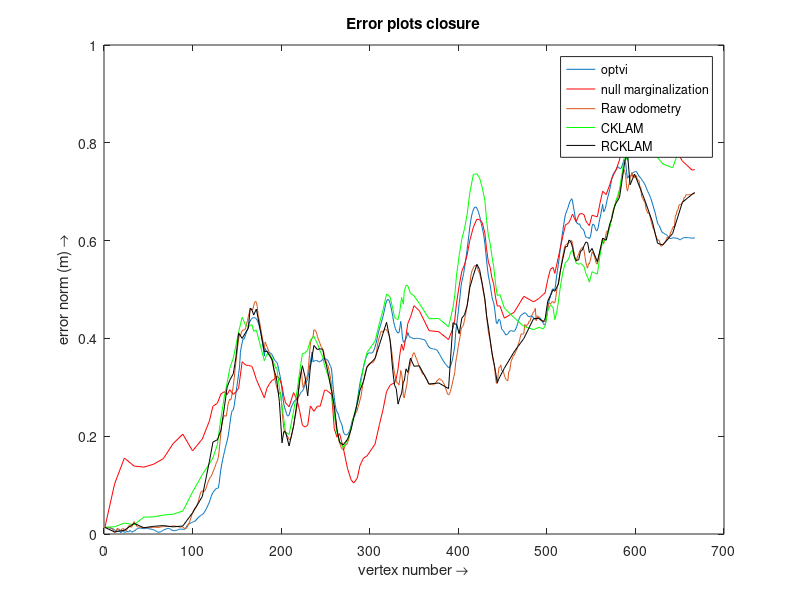

The MATLAB source for this figure:
clc
close all
%load Groundtruth vertex positions
ground_truth_fullmap = fopen('MH_03/true_vertex_id_to_position.csv');
ground_truth_vertices = textscan(ground_truth_fullmap,...
    '%s %f %f %f', 'Delimiter',',');
fclose(ground_truth_fullmap);

% Full map raw odometry vs optvi
optivi_nolc_fullmap = fopen('MH_03/vertices_optvi.csv');
textscan(optivi_nolc_fullmap,'%s', 8, 'Delimiter',',');
optvi_fullmap_vertices = textscan(optivi_nolc_fullmap,...
    '%f %f %f %f %f %f %f %s', 'Delimiter',',');
fclose(optivi_nolc_fullmap);

error_true_optvi_full = zeros(size(optvi_fullmap_vertices{1}, 1), 3);

for i=1:3
    error_true_optvi_full(:, i) = ...
        (optvi_fullmap_vertices{i} - ground_truth_vertices{i + 1}).^2;
end
norm_error_true_optvi_full = sqrt(sum(error_true_optvi_full, 2));
h0 = plot(norm_error_true_optvi_full);
hold on

% raw odometry plot
raw_fullmap = fopen('MH_03/vertices_raw_odometry.csv');
textscan(raw_fullmap,'%s', 8, 'Delimiter',',');
raw_vertices = textscan(raw_fullmap,'%f %f %f %f %f %f %f %s', ...
    'Delimiter',',');
fclose(raw_fullmap);

error_raw_optvi_full = zeros(size(optvi_fullmap_vertices{1}, 1), 3);

for i=1:3
    error_raw_optvi_full(:, i) = ...
        (ground_truth_vertices{i+1} - raw_vertices{i}).^2;
end
norm_err_raw_optvi_full = sqrt(sum(error_raw_optvi_full, 2));

h1 = plot(norm_err_raw_optvi_full);
title('Error plots closure');
xlabel('vertex number \rightarrow');
ylabel('error norm (m) \rightarrow');

% kfh-optvi null marginalization
null_marginalized_map = fopen('MH_03/vertices_kfh_optvi.csv');
textscan(null_marginalized_map,'%s', 8, 'Delimiter',',');
null_marginalized_vertices = textscan(null_marginalized_map,...
    '%f %f %f %f %f %f %f %s', 'Delimiter',',');
fclose(null_marginalized_map);

error_optvi_full_null_marginalized = ...
    zeros(size(null_marginalized_vertices{1}, 1), 3);
keyframe_indices = zeros(size(null_marginalized_vertices{1}, 1), 1);

for i=1:3
    for j=1:size(null_marginalized_vertices{1})
        keyframe_indices(j) = find(not(cellfun('isempty', ...
            strfind(ground_truth_vertices{1}, ...
            null_marginalized_vertices{8}{j}))));
        error_optvi_full_null_marginalized(j, i) = ...
            (null_marginalized_vertices{i}(j) - ...
            ground_truth_vertices{i+1}(keyframe_indices(j)));
    end
end

norm_error_optvi_full_null_marginalized = ...
    sqrt(sum(error_optvi_full_null_marginalized.^2, 2));
h2 = plot(keyframe_indices, norm_error_optvi_full_null_marginalized, 'r');
% plot(keyframe_indices, norm_error_optvi_full_null_marginalized, 'ro');

% kfh-CKLAM marginalization
% CKLAM_marginalized_map = fopen('data/raw_map_cklam_vertices.csv');
CKLAM_marginalized_map = fopen('MH_03/vertices_cklam.csv');
textscan(CKLAM_marginalized_map,'%s', 8, 'Delimiter',',');
CKLAM_marginalized_vertices = textscan(CKLAM_marginalized_map,...
    '%f %f %f %f %f %f %f %s', 'Delimiter',',');
fclose(CKLAM_marginalized_map);

error_optvi_full_CKLAM_marginalized = ...
    zeros(size(CKLAM_marginalized_vertices{1}, 1), 3);
keyframe_indices = zeros(size(CKLAM_marginalized_vertices{1}, 1), 1);

for i=1:3
    for j=1:size(CKLAM_marginalized_vertices{1})
        keyframe_indices(j) = find(not(cellfun('isempty', ...
            strfind(ground_truth_vertices{1}, ...
            CKLAM_marginalized_vertices{8}{j}))));
        error_optvi_full_CKLAM_marginalized(j, i) = ...
            (CKLAM_marginalized_vertices{i}(j) - ...
            ground_truth_vertices{i+1}(keyframe_indices(j)));
    end
end

norm_error_optvi_full_CKLAM_marginalized = ...
    sqrt(sum(error_optvi_full_CKLAM_marginalized.^2, 2));
h3 = plot(keyframe_indices, norm_error_optvi_full_CKLAM_marginalized, 'g');
% plot(keyframe_indices, norm_error_optvi_full_CKLAM_marginalized, 'go');

% kfh-RCKLAM marginalization
RCKLAM_marginalized_map = fopen('MH_03/vertices_rcklam.csv');
textscan(RCKLAM_marginalized_map,'%s', 8, 'Delimiter',',');
RCKLAM_marginalized_vertices = textscan(RCKLAM_marginalized_map,...
    '%f %f %f %f %f %f %f %s', 'Delimiter',',');
fclose(RCKLAM_marginalized_map);

error_optvi_full_RCKLAM_marginalized = ...
    zeros(size(RCKLAM_marginalized_vertices{1}, 1), 3);
keyframe_indices = zeros(size(RCKLAM_marginalized_vertices{1}, 1), 1);

for i=1:3
    for j=1:size(RCKLAM_marginalized_vertices{1})
        keyframe_indices(j) = find(not(cellfun('isempty', ...
            strfind(ground_truth_vertices{1}, ...
            RCKLAM_marginalized_vertices{8}{j}))));
        error_optvi_full_RCKLAM_marginalized(j, i) = ...
            (RCKLAM_marginalized_vertices{i}(j) - ...
            ground_truth_vertices{i + 1}(keyframe_indices(j)));
    end
end

norm_error_optvi_full_RCKLAM_marginalized = ...
    sqrt(sum(error_optvi_full_RCKLAM_marginalized.^2, 2));
h4 = plot(keyframe_indices, norm_error_optvi_full_RCKLAM_marginalized, 'k');
% plot(keyframe_indices, norm_error_optvi_full_RCKLAM_marginalized, 'ko');

legend([h0, h2, h1, h3, h4], 'optvi', 'null marginalization', ...
    'Raw odometry', 'CKLAM', 'RCKLAM')